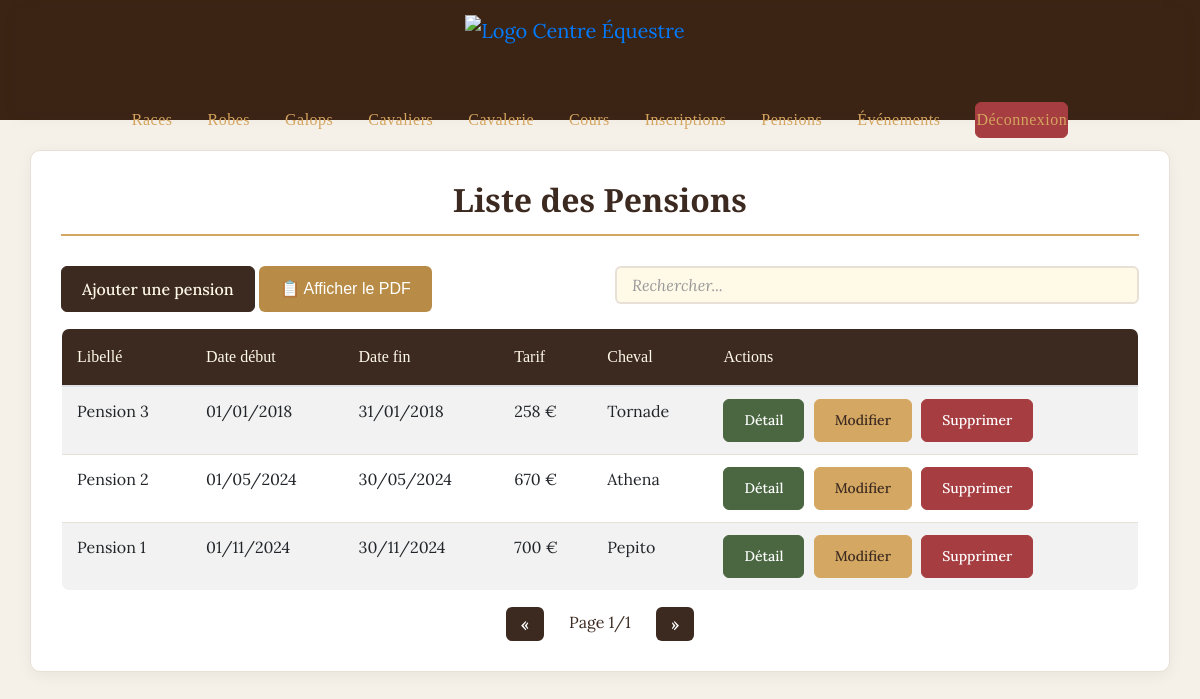
The page /vue/vue.pension.php on the database as committed earlier.
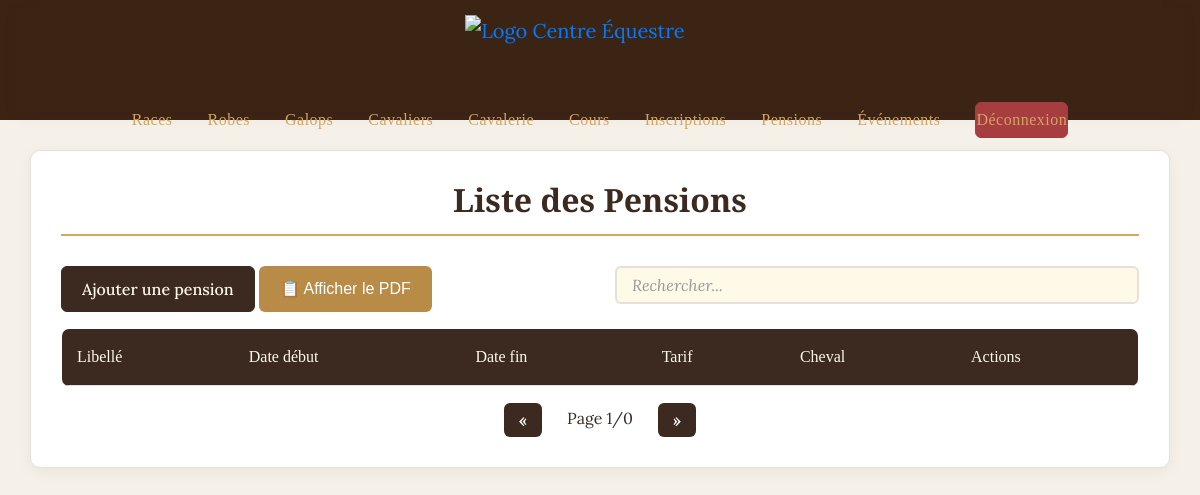
The same page on the database as committed later.
### tables this page shows
CREATE TABLE `pension` (
  `idpen` int(11) NOT NULL,
  `libpen` varchar(50) NOT NULL,
  `dateD` date NOT NULL,
  `dateF` date NOT NULL,
  `tarif` varchar(50) NOT NULL,
  `numsire` int(11) NOT NULL,
  `idcava` int(11) NOT NULL,
  `supprime` tinyint(1) DEFAULT 0
);

CREATE TABLE `cavalerie` (
  `numsire` int(11) NOT NULL,
  `nomche` varchar(50) NOT NULL,
  `datenache` date NOT NULL,
  `garrot` varchar(50) NOT NULL,
  `idrace` int(11) NOT NULL,
  `idrobe` int(11) NOT NULL,
  `supprime` tinyint(1) DEFAULT 0
);

### class/class.pension.php (called while the page is built, shortened)
<?php
class Pension {
    public function PensionALL() {
        try {
            $con = connexionPDO();
            $sql = "SELECT p.*, pr.refidcava as idcava
                    FROM pension p
                    LEFT JOIN prend pr ON p.idpen = pr.refidpen
                    WHERE p.supprime = 0 OR p.supprime IS NULL
                    ORDER BY p.idpen DESC;";
            $executesql = $con->prepare($sql);
            $executesql->execute();
            $resultat = $executesql->fetchAll(PDO::FETCH_ASSOC);
            return $resultat;
        } catch (PDOException $e) {
            error_log("Erreur dans PensionALL: " . $e->getMessage());
            return [];
        }
    }
    public function PensionNumsire($id) {
        $con = connexionPDO();
        $sql = "SELECT nomche
                FROM cavalerie
                WHERE numsire = :numsire";
        $data = [':numsire' => $id];
        $executesql = $con->prepare($sql);
        $executesql->execute($data);
        $ligne = $executesql->fetch();
        return $ligne['nomche'];
    }
}
?>

### vue/vue.pension.php (the view, shortened to what this page needs)
<?php
include_once '../class/class.pension.php';
include_once '../include/haut.inc.php';
$pension = new Pension();
$listePensions = $pension->PensionALL();
?>
<!DOCTYPE html>
<html>
<head>
    <link rel="stylesheet" href="https://stackpath.bootstrapcdn.com/bootstrap/4.5.2/css/bootstrap.min.css">
    <link rel="stylesheet" href="../css/style_crud.css">
</head>
<body>
    <div class="container mt-4">
        <h2>Liste des Pensions</h2>
        <div class="row mb-3">
            <div class="col-md-6">
                <button type="button" class="btn btn-primary" data-toggle="modal" data-target="#ajoutModal">
                    Ajouter une pension
                </button>
                <a href="../classpdf/classpdfpension.php" class="btn" style="background-color: #B88C47; color: white; text-decoration: none; border-radius: 6px; padding: 10px 20px; font-size: 16px; font-family: Arial, sans-serif" target="_blank">
                    📋 Afficher le PDF
                </a>
            </div>
            <div class="col-md-6">
                <input type="text" id="searchInput" class="form-control" placeholder="Rechercher...">
            </div>
        </div>
        <table class="table table-striped" id="pensionTable">
            <thead>
                <tr>
                    <th>Libellé</th>
                    <th>Date début</th>
                    <th>Date fin</th>
                    <th>Tarif</th>
                    <th>Cheval</th>
                    <th>Actions</th>
                </tr>
            </thead>
            <tbody>
                <?php foreach($listePensions as $p): ?>
                    <tr>
                        <td><?php echo $p['libpen']; ?></td>
                        <td><?php echo date('d/m/Y', strtotime($p['dateD'])); ?></td>
                        <td><?php echo date('d/m/Y', strtotime($p['dateF'])); ?></td>
                        <td><?php echo $p['tarif']; ?> €</td>
                        <td><?php echo $pension->PensionNumsire($p['numsire']); ?></td>
                        <td>
                            <button class="btn btn-sm btn-info" data-toggle="modal" data-target="#detailModal<?php echo $p['idpen']; ?>">
                                Détail
                            </button>
                            <button class="btn btn-sm btn-warning" data-toggle="modal" data-target="#modifModal<?php echo $p['idpen']; ?>">
                                Modifier
                            </button>
                            <button class="btn btn-sm btn-danger" data-toggle="modal" data-target="#suppModal<?php echo $p['idpen']; ?>">
                                Supprimer
                            </button>
                        </td>
                    </tr>
                <?php endforeach; ?>
            </tbody>
        </table>
    </div>
</body>
</html>

Rows that differ between the two databases and show on the page:
removed pension: libpen "Pension 3", dateD "01/01/2018", dateF "31/01/2018", tarif "258", numsire.nomche "Tornade"
removed pension: libpen "Pension 2", dateD "01/05/2024", dateF "30/05/2024", tarif "670", numsire.nomche "Athena"
removed pension: libpen "Pension 1", dateD "01/11/2024", dateF "30/11/2024", tarif "700", numsire.nomche "Pepito"
Other text that changed with them:
text written by a page script: "« Page 1/1 »" → "« Page 1/0 »"
